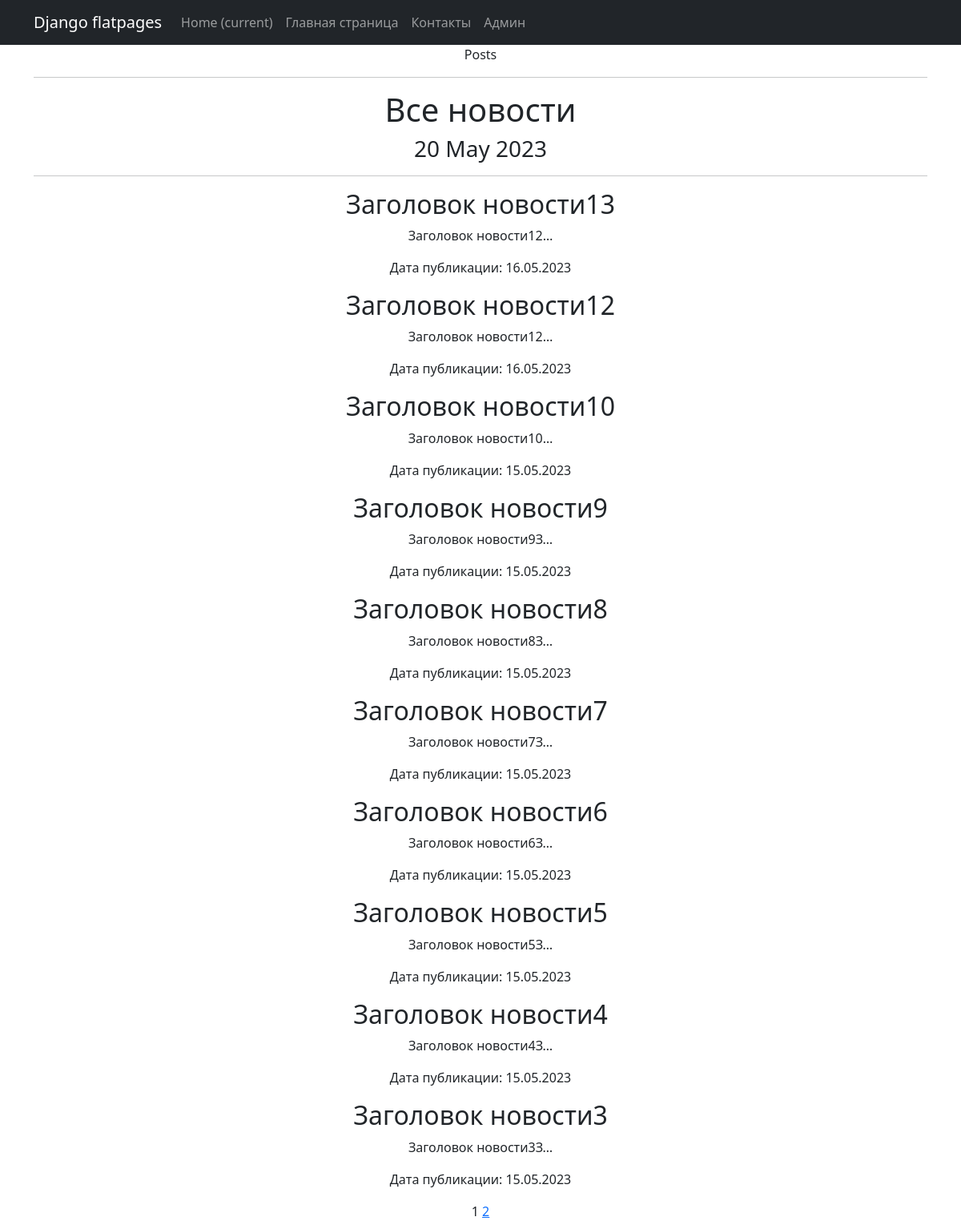
Page /news/ on the committed database.
### simpleapp/models.py (models this page shows, shortened)
class Post(models.Model):
    ARTICLE = 'article'
    NEWS = 'news'
    CATEGORY_CHOICES = (
        (ARTICLE, 'Статья'),
        (NEWS, 'Новость'),
    )
    type_post = models.CharField(max_length=20, choices=CATEGORY_CHOICES)
    pub_date = models.DateTimeField(auto_now_add=True)
    author = models.ForeignKey(Author, on_delete=models.CASCADE)
    name = models.CharField(
        max_length=50,
        unique=True,
    )
    description = models.TextField()
    category = models.ForeignKey(
        Category,
        on_delete=models.CASCADE,
        related_name='post',
    )
    rating = models.FloatField(
        validators=[MinValueValidator(0.0)], default=0.0
    )

### simpleapp/views.py (the view)
# urls.py: path('news/', PostList.as_view(), name='post_list'),
class PostList(ListView):
    model = Post
    ordering = '-pub_date'
    template_name = 'posts.html'
    context_object_name = 'posts'
    paginate_by = 10
    def get_queryset(self):
        queryset = super().get_queryset()
        self.filterset = PostFilter(self.request.GET, queryset)
        return self.filterset.qs
    def get_context_data(self, **kwargs):
        context = super().get_context_data(**kwargs)
        context['time_now'] = datetime.utcnow()
        context['next_sale'] = None
        context['filterset'] = self.filterset
        return context

### simpleapp/templatetags/censor.py (called while the page is built)
def censor(value):
    bad_words = ["капуста"]
    for word in bad_words:
        value = value.replace(word, '*' * len(word))
    return value

### simpleapp/templatetags/custom_tags.py (called while the page is built)
@register.simple_tag(takes_context=True)
def url_replace(context, **kwargs):
   d = context['request'].GET.copy()
   for k, v in kwargs.items():
       d[k] = v
   return d.urlencode()

@register.simple_tag()
def current_time(format_string='%b %d %Y'):
   return datetime.utcnow().strftime(format_string)

### templates/posts.html (shortened to what this page needs)
{% extends 'flatpages/default.html' %}
{% block title %}
Posts
{% endblock title %}
{% block content %}
   <h1>Все новости</h1>
    <h3>{% load custom_tags %}</h3>
    <h3>{% load censor %}</h3>
   <h3>{% current_time '%d %b %Y' %}</h3>
   <hr>
   {% if posts %}
       {% for post in posts %}
           <h2>{{ post.name }}</h2>
           <p>{{ post.description|truncatechars:20|censor }}</p>
           <p>Дата публикации: {{ post.pub_date|date:'d.m.Y' }}</p>
       {% endfor %}
   {% else %}
       <h2>Новостей нет!</h2>
   {% endif %}
   {{ page_obj.number }}
   {% if page_obj.has_next %}
       <a href="?{% url_replace page=page_obj.next_page_number %}">{{ page_obj.next_page_number }}</a>
   {% endif %}
{% endblock content %}

### templates/flatpages/default.html (shortened to what this page needs)
<!DOCTYPE html>
<html lang="en">
    <head>
        {% load static %}
        <link href="{% static 'css/styles.css' %}" rel="stylesheet" />
    </head>
    <body>
        <nav class="navbar navbar-expand-lg navbar-dark bg-dark static-top">
   <div class="container">
       <a class="navbar-brand" href="#">Django flatpages</a>
       <div class="collapse navbar-collapse" id="navbarResponsive">
           <ul class="navbar-nav ml-auto">
               <li class="nav-item active">
                   <a class="nav-link" href="#">Home
                       <span class="sr-only">(current)</span>
                   </a>
               </li>
               <li class="nav-item">
                   <a class="nav-link" href="/about/">Главная страница</a>
               </li>
               <li class="nav-item">
                   <a class="nav-link" href="/contacts/">Контакты</a>
               </li>
               <li class="nav-item">
                   <a class="nav-link" href="/vlas/">Админ</a>
               </li>
           </ul>
       </div>
   </div>
</nav>
        <div class="container">
            <div class="row">
                <div class="col-lg-12 text-center">
                    {% block title %}{% endblock title %}
                    <hr>
                    {% block content %}{% endblock content %}
                </div>
            </div>
        </div>
    </body>
</html>

### rows in the picture
Post: name "Заголовок новости13", description|censor "Заголовок новости12…", pub_date "16.05.2023"
Post: name "Заголовок новости12", description|censor "Заголовок новости12…", pub_date "16.05.2023"
Post: name "Заголовок новости10", description|censor "Заголовок новости10…", pub_date "15.05.2023"
Post: name "Заголовок новости9", description|censor "Заголовок новости9З…", pub_date "15.05.2023"
Post: name "Заголовок новости8", description|censor "Заголовок новости8З…", pub_date "15.05.2023"
Post: name "Заголовок новости7", description|censor "Заголовок новости7З…", pub_date "15.05.2023"
Post: name "Заголовок новости6", description|censor "Заголовок новости6З…", pub_date "15.05.2023"
Post: name "Заголовок новости5", description|censor "Заголовок новости5З…", pub_date "15.05.2023"
Post: name "Заголовок новости4", description|censor "Заголовок новости4З…", pub_date "15.05.2023"
Post: name "Заголовок новости3", description|censor "Заголовок новости3З…", pub_date "15.05.2023"

### other values in the picture
{{ page_obj.number }} "1"
{{ page_obj.next_page_number }} "2"
